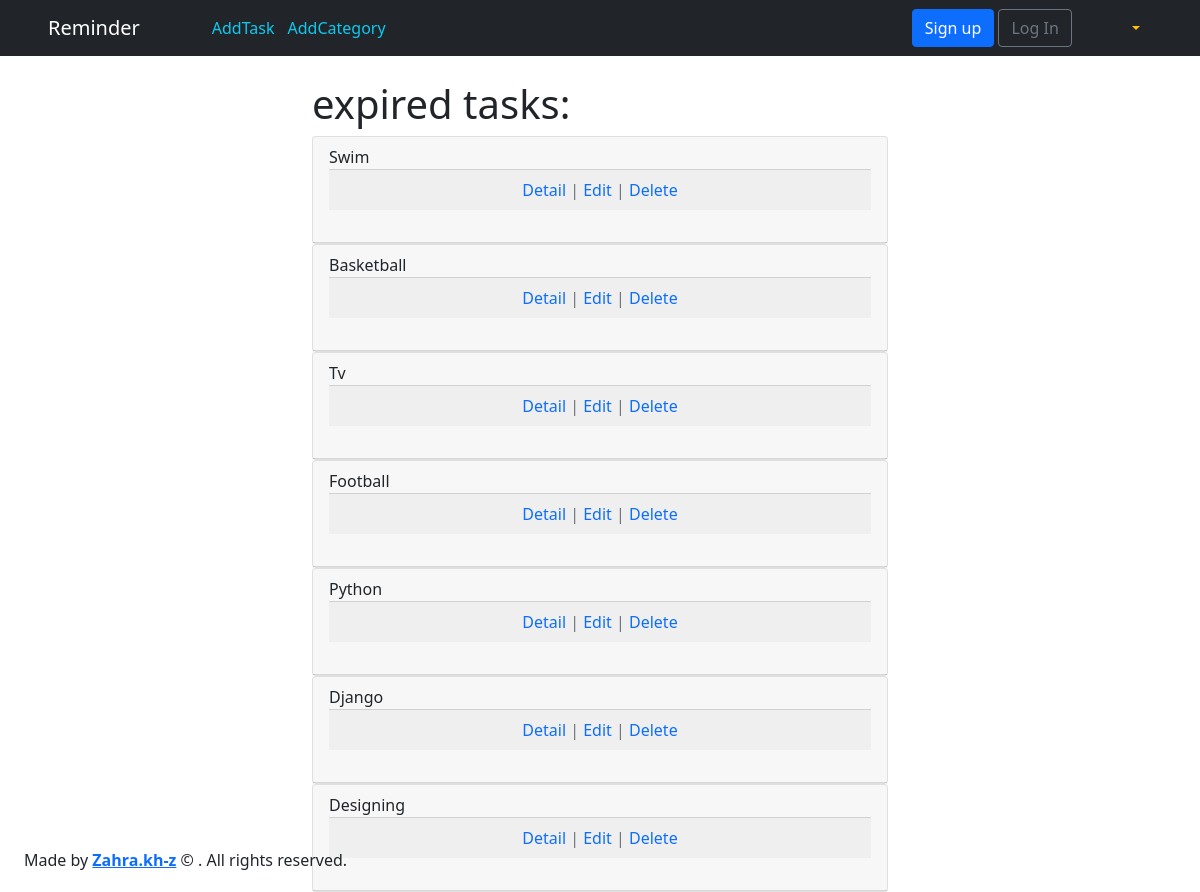
/task_expire/, run on an earlier commit of the app's database.
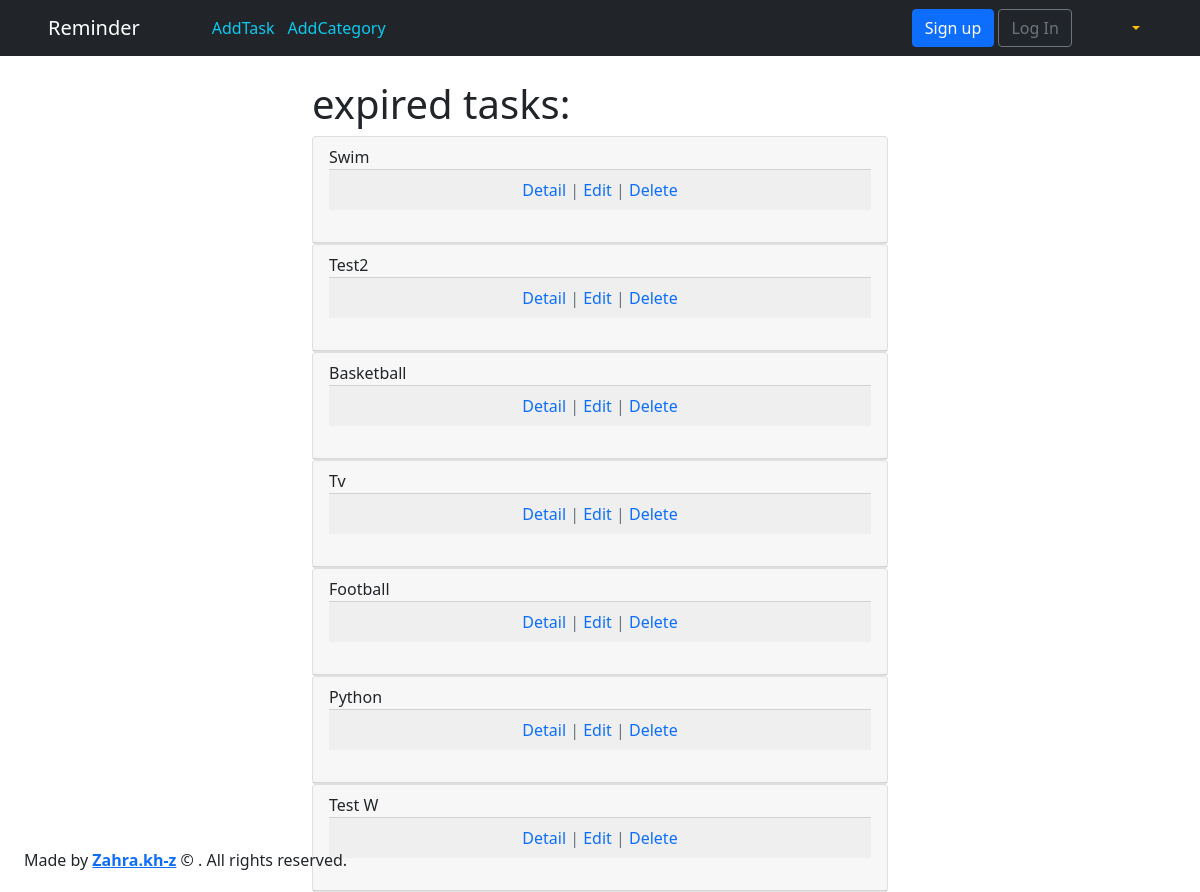
And on a later commit of the database.
### todo/models.py (models this page shows, shortened)
class Task(models.Model):
    PRIORITY_TASK = [
        (0, 'بی اهمیت'),
        (1, 'کم اهمیت'),
        (2, 'توجه'),
        (3, 'قابل توجه'),
        (4, 'مهم'),
        (5, 'ضروری'),
    ]
    ENABLE = "enable"
    STATUS_TASK = [
        ('disable', 'غیرفعال'),
        (ENABLE, 'فعال'),
        ('doing', 'در حال انجام'),
        ('done', 'انجام شده'),
        ('expire', 'منقضی'),
        ('archive', 'ارشیو'),
    ]
    title = models.CharField(max_length=250)
    description = models.TextField()
    category = models.ForeignKey(Category, default="general", on_delete=models.CASCADE, related_name='ITEM')
    priority = models.IntegerField(choices=PRIORITY_TASK, default=4)
    expire_date = models.DateTimeField(blank=True, null=True, default=timezone.now)
    objects = TodoManager()
    picture = models.ImageField(default='TASK_4_Safe.png', upload_to='picture/')
    today = models.DateTimeField(auto_now=True)
    status = models.CharField(max_length=10, choices=STATUS_TASK, default=ENABLE)
    created_at = models.DateTimeField(auto_now_add=True)
    updated_at = models.DateTimeField(auto_now=True)
    class Meta:
        ordering = ["-expire_date"]  # ordering by the expire_date field
    def get_absolute_url(self):
        return reverse('task_detail', args=[str(self.id)])

### todo/views.py (the view)
# urls.py: path('task_expire/', show_expire, name='show_expire'),
def show_expire(request):
    tasks_expire_list = Task.objects.task_expired()
    context = {"tasks_expire_list": tasks_expire_list}
    return render(request, 'task_expire.html', context)

### todo/models.py (called while the page is built)
    def task_expired(request):
        now = timezone.now()
        tasks_expire_list = Task.objects.filter(expire_date__lte=now)
        return tasks_expire_list

### templates/task_expire.html
{% extends 'base.html' %}
{% block content %}
     <div class="container" style="width:600px; margin:0 auto;">
        <h1>expired tasks: </h1>
        {% for task in tasks_expire_list %}
            <div class="card " style="max-width: 600px ">
                <div class="card-header">
                    <span class="font-weight-bold"> {{ task.title|title }}</span>
                    <br>
                <div class="card-footer text-center text-muted">
                    <a class="text-decoration-none" href="{{ task.get_absolute_url }}">Detail</a> |
                     <a class="text-decoration-none" href="{% url 'task_edit' task.pk %}">Edit</a> |
                    <a class="text-decoration-none" href="{% url 'task_delete' task.pk %}">Delete</a>
                </div>
                <br>
                </div>
            </div>
        {% endfor %}
     </div>
{% endblock %}

What changed in the data, as far as the page shows it:
removed Task: title "Django"
removed Task: title "Designing"
added Task: title "Test2"
added Task: title "Test W"
